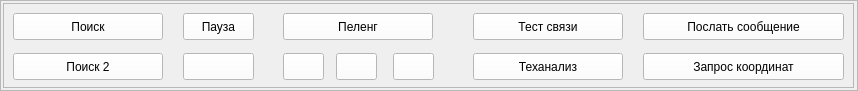
  <widget class="QFrame" name="frame_10">
   <property name="geometry">
    <rect>
     <x>810</x>
     <y>840</y>
     <width>858</width>
     <height>91</height>
    </rect>
   </property>
   <property name="frameShape">
    <enum>QFrame::StyledPanel</enum>
   </property>
   <property name="frameShadow">
    <enum>QFrame::Plain</enum>
   </property>
   <widget class="QFrame" name="frame_9">
    <property name="geometry">
     <rect>
      <x>3</x>
      <y>3</y>
      <width>851</width>
      <height>85</height>
     </rect>
    </property>
    <property name="frameShape">
     <enum>QFrame::StyledPanel</enum>
    </property>
    <property name="frameShadow">
     <enum>QFrame::Plain</enum>
    </property>
    <widget class="QPushButton" name="btn_poisk">
     <property name="geometry">
      <rect>
       <x>10</x>
       <y>10</y>
       <width>150</width>
       <height>27</height>
      </rect>
     </property>
     <property name="cursor">
      <cursorShape>PointingHandCursor</cursorShape>
     </property>
     <property name="styleSheet">
      <string notr="true">background-color: rgb(255,255,255)</string>
     </property>
     <property name="text">
      <string>Поиск</string>
     </property>
    </widget>
    <widget class="QPushButton" name="btn_poisk2">
     <property name="geometry">
      <rect>
       <x>10</x>
       <y>50</y>
       <width>150</width>
       <height>27</height>
      </rect>
     </property>
     <property name="cursor">
      <cursorShape>PointingHandCursor</cursorShape>
     </property>
     <property name="styleSheet">
      <string notr="true">background-color: rgb(255,255,255)</string>
     </property>
     <property name="text">
      <string>Поиск 2</string>
     </property>
    </widget>
    <widget class="QPushButton" name="btn_pauza">
     <property name="geometry">
      <rect>
       <x>180</x>
       <y>10</y>
       <width>71</width>
       <height>27</height>
      </rect>
     </property>
     <property name="cursor">
      <cursorShape>PointingHandCursor</cursorShape>
     </property>
     <property name="styleSheet">
      <string notr="true">background-color: rgb(255,255,255)</string>
     </property>
     <property name="text">
      <string>Пауза</string>
     </property>
    </widget>
    <widget class="QPushButton" name="btn_empty_10">
     <property name="geometry">
      <rect>
       <x>180</x>
       <y>50</y>
       <width>71</width>
       <height>27</height>
      </rect>
     </property>
     <property name="cursor">
      <cursorShape>PointingHandCursor</cursorShape>
     </property>
     <property name="styleSheet">
      <string notr="true">background-color: rgb(255,255,255)</string>
     </property>
     <property name="text">
      <string/>
     </property>
    </widget>
    <widget class="QPushButton" name="btn_peleng_2">
     <property name="geometry">
      <rect>
       <x>280</x>
       <y>10</y>
       <width>150</width>
       <height>27</height>
      </rect>
     </property>
     <property name="cursor">
      <cursorShape>PointingHandCursor</cursorShape>
     </property>
     <property name="styleSheet">
      <string notr="true">background-color: rgb(255,255,255)</string>
     </property>
     <property name="text">
      <string>Пеленг</string>
     </property>
    </widget>
    <widget class="QPushButton" name="btn_empty_11">
     <property name="geometry">
      <rect>
       <x>280</x>
       <y>50</y>
       <width>41</width>
       <height>27</height>
      </rect>
     </property>
     <property name="cursor">
      <cursorShape>PointingHandCursor</cursorShape>
     </property>
     <property name="styleSheet">
      <string notr="true">background-color: rgb(255,255,255)</string>
     </property>
     <property name="text">
      <string/>
     </property>
    </widget>
    <widget class="QPushButton" name="btn_empty_12">
     <property name="geometry">
      <rect>
       <x>333</x>
       <y>50</y>
       <width>41</width>
       <height>27</height>
      </rect>
     </property>
     <property name="cursor">
      <cursorShape>PointingHandCursor</cursorShape>
     </property>
     <property name="styleSheet">
      <string notr="true">background-color: rgb(255,255,255)</string>
     </property>
     <property name="text">
      <string/>
     </property>
    </widget>
    <widget class="QPushButton" name="btn_empty_13">
     <property name="geometry">
      <rect>
       <x>390</x>
       <y>50</y>
       <width>41</width>
       <height>27</height>
      </rect>
     </property>
     <property name="cursor">
      <cursorShape>PointingHandCursor</cursorShape>
     </property>
     <property name="styleSheet">
      <string notr="true">background-color: rgb(255,255,255)</string>
     </property>
     <property name="text">
      <string/>
     </property>
    </widget>
    <widget class="QPushButton" name="btn_test_svazi">
     <property name="geometry">
      <rect>
       <x>470</x>
       <y>10</y>
       <width>150</width>
       <height>27</height>
      </rect>
     </property>
     <property name="cursor">
      <cursorShape>PointingHandCursor</cursorShape>
     </property>
     <property name="styleSheet">
      <string notr="true">background-color: rgb(255,255,255)</string>
     </property>
     <property name="text">
      <string>Тест связи</string>
     </property>
    </widget>
    <widget class="QPushButton" name="btn_tehanaliz">
     <property name="geometry">
      <rect>
       <x>470</x>
       <y>50</y>
       <width>150</width>
       <height>27</height>
      </rect>
     </property>
     <property name="cursor">
      <cursorShape>PointingHandCursor</cursorShape>
     </property>
     <property name="styleSheet">
      <string notr="true">background-color: rgb(255,255,255)</string>
     </property>
     <property name="text">
      <string>Теханализ</string>
     </property>
    </widget>
    <widget class="QPushButton" name="btn_send">
     <property name="geometry">
      <rect>
       <x>640</x>
       <y>10</y>
       <width>201</width>
       <height>27</height>
      </rect>
     </property>
     <property name="cursor">
      <cursorShape>PointingHandCursor</cursorShape>
     </property>
     <property name="styleSheet">
      <string notr="true">background-color: rgb(255,255,255)</string>
     </property>
     <property name="text">
      <string>Послать сообщение</string>
     </property>
    </widget>
    <widget class="QPushButton" name="btn_ask_coord">
     <property name="geometry">
      <rect>
       <x>640</x>
       <y>50</y>
       <width>201</width>
       <height>27</height>
      </rect>
     </property>
     <property name="cursor">
      <cursorShape>PointingHandCursor</cursorShape>
     </property>
     <property name="styleSheet">
      <string notr="true">background-color: rgb(255,255,255)</string>
     </property>
     <property name="text">
      <string>Запрос координат</string>
     </property>
    </widget>
   </widget>
  </widget>
